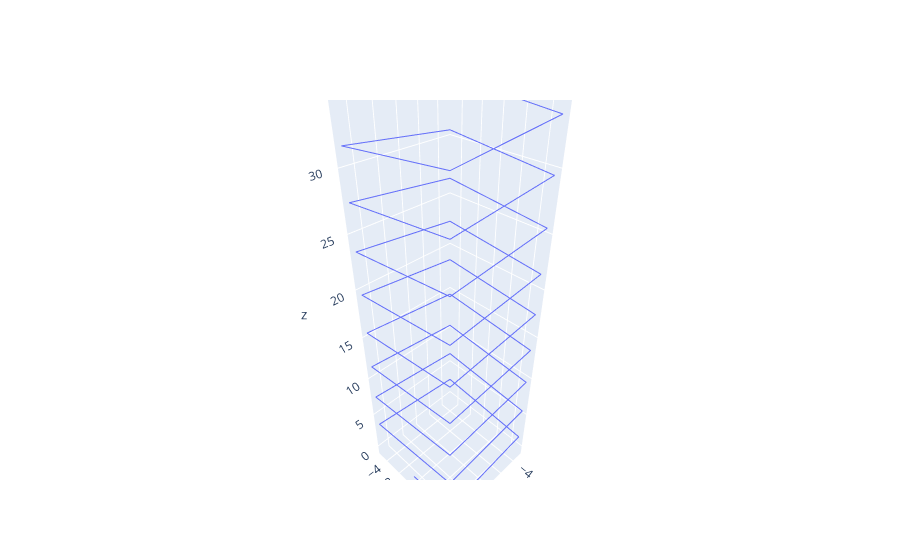

Here is the notebook cell this chart was saved with:
### Code cell
fig = go.Figure()

fig.add_trace(go.Scatter3d(x=df['x'], y=df['y'], z=df['z'], mode='lines'))

### Figure 1 — Plotly figure (JSON) as saved in the notebook; plotly's stock layout.template omitted (floating-point values rounded to 4 significant figures; data arrays with more than 128 entries replaced by an {"elided": "..."} marker saying what was removed)
{"data": [{"mode": "lines", "type": "scatter3d", "x": {"elided": "8000 float values"}, "y": {"elided": "8000 float values"}, "z": {"elided": "8000 float values"}}], "layout": {}}
